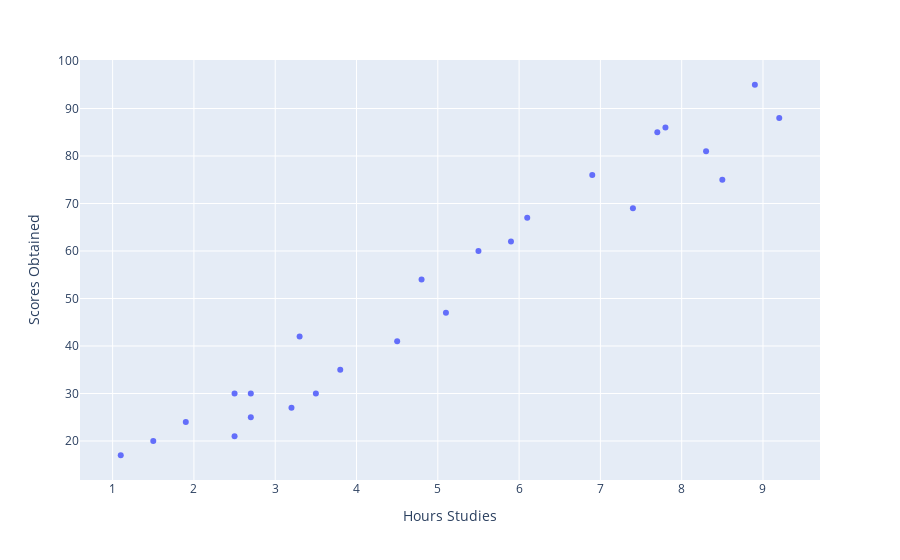

This figure's notebook cell:
### Markdown cell above
## Step 4 : Exploring the relationship in the dataset

### Code cell
fig = px.scatter(x = scores['Hours'], y = scores['Scores'], labels = {'x' : 'Hours Studies', 'y' : 'Scores Obtained'})
fig.show()

### Figure 1 — Plotly figure (JSON) as saved in the notebook; plotly's stock layout.template omitted (floating-point values rounded to 4 significant figures)
{"data": [{"hovertemplate": "Hours Studies=%{x}<br>Scores Obtained=%{y}<extra></extra>", "legendgroup": "", "marker": {"color": "#636efa", "symbol": "circle"}, "mode": "markers", "name": "", "orientation": "v", "showlegend": false, "type": "scatter", "x": [2.5, 5.1, 3.2, 8.5, 3.5, 1.5, 9.2, 5.5, 8.3, 2.7, 7.7, 5.9, 4.5, 3.3, 1.1, 8.9, 2.5, 1.9, 6.1, 7.4, 2.7, 4.8, 3.8, 6.9, 7.8], "xaxis": "x", "y": [21, 47, 27, 75, 30, 20, 88, 60, 81, 25, 85, 62, 41, 42, 17, 95, 30, 24, 67, 69, 30, 54, 35, 76, 86], "yaxis": "y"}], "layout": {"legend": {"tracegroupgap": 0}, "margin": {"t": 60}, "xaxis": {"anchor": "y", "domain": [0, 1], "title": {"text": "Hours Studies"}}, "yaxis": {"anchor": "x", "domain": [0, 1], "title": {"text": "Scores Obtained"}}}}
